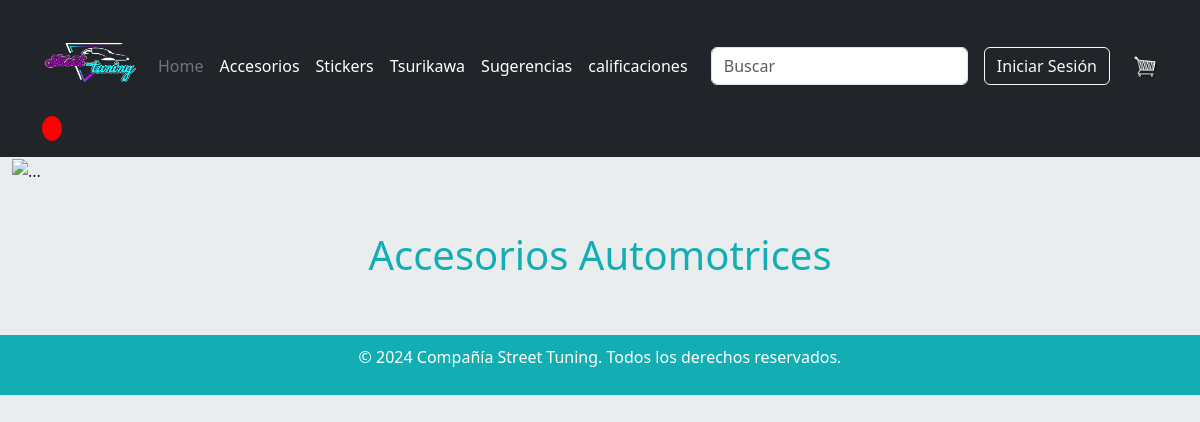
Page /pomo on the earlier database version.
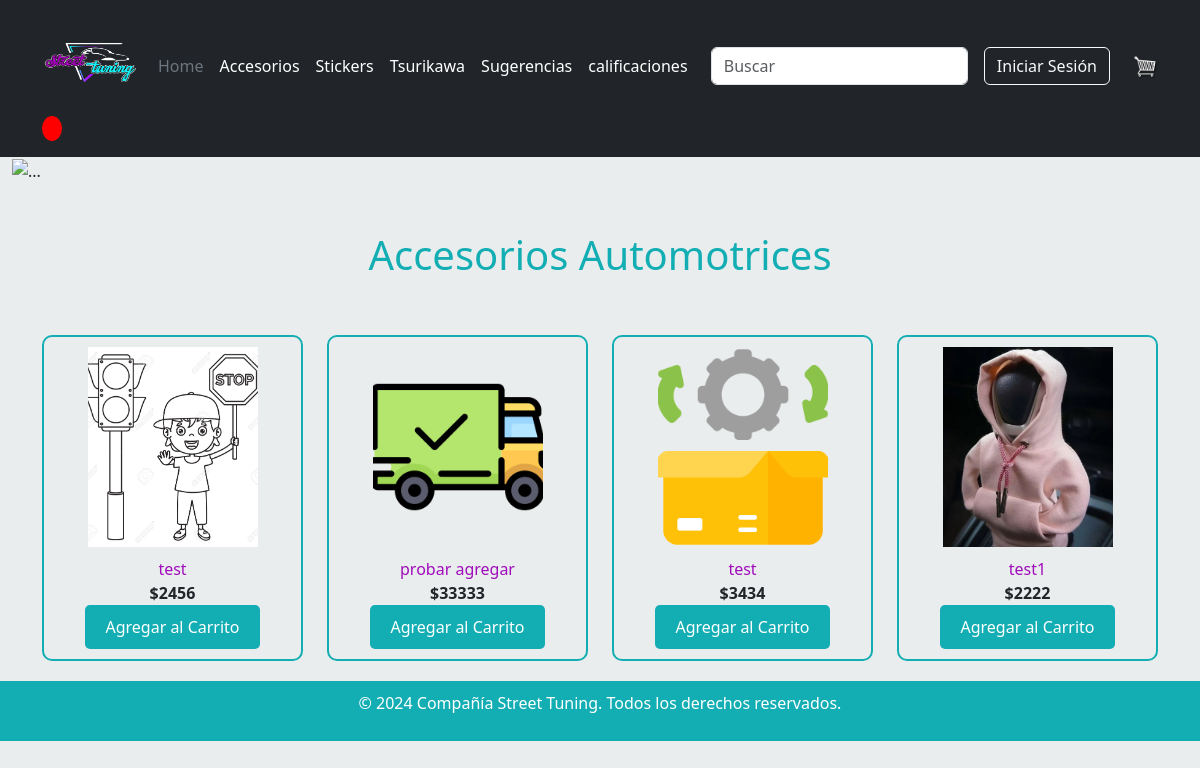
Same page on the later database version.
### appweb/models.py (models this page shows, shortened)
class Producto(models.Model):
    id_producto = models.UUIDField(primary_key=True, default=uuid.uuid4, editable=False)
    nombre = models.CharField(max_length=4000)
    cantidad = models.IntegerField()
    precio = models.IntegerField()
    categoria = models.ForeignKey(Categoria, on_delete=models.CASCADE)
    foto = models.ImageField(upload_to="producto",null=True)

### appweb/views.py (the view)
# urls.py: path('pomo', pomo, name='pomo'),
def pomo(request):
    pomo = Producto.objects.filter(categoria__id_categoria='6b252979-fae6-431f-b2c8-055d7f203aa0')
    data ={
        'pomo' : pomo
    }
    return render(request, "pomo.html",data)

### appweb/context_processors.py (called while the page is built)
def carrito_items(request):
    if request.user.is_authenticated:
        try:
            cliente = Cliente.objects.get(usuario=request.user)
            orden, created = Orden.objects.get_or_create(cliente=cliente, complete=False)
            carritoItems = orden.get_carrito_items
        except Cliente.DoesNotExist:
            carritoItems = 0
    else:
        carritoItems = 0
    return {'carritoItems': carritoItems}

### appweb/templates/pomo.html (shortened to what this page needs)
{% extends 'base.html' %}
{% load static %}
{% block contenido %}
<head>
</head>
<div class="pag-accesorios">
  <div class="container-fluid">
    <img src="{% static './imagenes/principalAccesorios.png'%}" class="img-fluid" alt="...">
  </div>
  <div class="container">
    <br>
    <br>
    <h1>Accesorios Automotrices</h1>
    <br>
    <br>
    <div class="row">
      {% for p in pomo %}
      <div class="col-md-3">
        <div class="catalog-item text-center">
          {% if p.foto %}
          <img width="170" height="350" src="{{p.foto.url}}" class="img-responsive wp-post-image" alt="LuzDeSecuencia"
            class="img-fluid">
          {% else %}
          <img width="270" height="350" src="" class="img-responsive wp-post-image" alt="LuzDeSecuencia"
            class="img-fluid">
          {% endif%}
          <div class="catalog-item-title">{{p.nombre}}</div>
          <div class="catalog-item-price">${{p.precio|floatformat:0}}</div>
          <button data-p="{{ p.id_producto }}" data-action="add" class="btn-agregar add-btn update-cart">
            Agregar al Carrito
        </button>
        </div>
      </div>
      {% endfor %}
    </div>
</div>
</div>
  {% endblock %}

Differences in the rows shown:
added Producto: foto (picture), nombre "test", precio "2456"
added Producto: foto (picture), nombre "probar agregar", precio "33333"
added Producto: foto (picture), nombre "test", precio "3434"
added Producto: foto (picture), nombre "test1", precio "2222"
